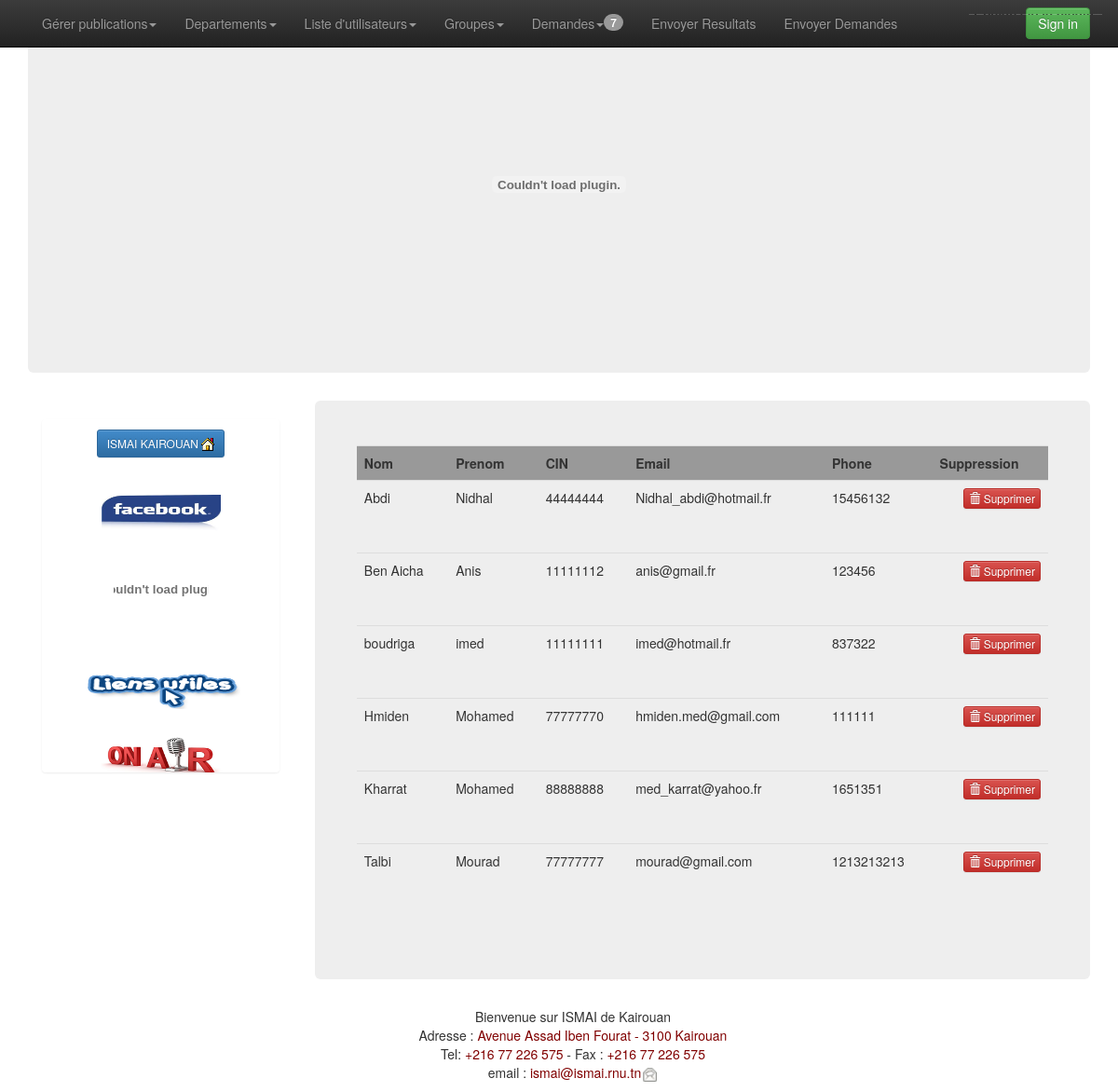
The app's page /Contenu/liste_ens.php with its own data.
### tables this page shows
CREATE TABLE `utilisateurs` (
  `id_utilisateurs` int(11) NOT NULL,
  `cin` int(10) NOT NULL,
  `nom` varchar(50) NOT NULL,
  `prenom` varchar(50) NOT NULL,
  `sexe` varchar(50) NOT NULL,
  `date_naissance` date NOT NULL,
  `mail` varchar(200) NOT NULL,
  `password` varchar(15) NOT NULL,
  `tel` varchar(15) NOT NULL,
  `profil` varchar(50) NOT NULL,
  `departement_id_departement` int(11) DEFAULT NULL,
  `groupe_id_groupe` int(11) DEFAULT NULL,
  `confirmer` tinyint(1) NOT NULL
);

### Contenu/liste_ens.php (the view, shortened to what this page needs)
<!DOCTYPE html>
<html lang="fr">
	<head>
<?php
include("config.php");
?>
		<?php
		include ("incssjs.php");
		?>
	</head>
	<body role="document" style="margin-bottom: 90px;">
		<?php
		include ("menuadmin.php");
		?>
		<div class="container theme-showcase" role="main">
			<?php
			include ("baniere.php");
			?>
			<?php
			include ("left.php");
			?>
			<div class="jumbotron" style="width: 73%; float: right;">
				<div class="row">
                <?php
include("config.php");
					$sqlaff = 'select *from  utilisateurs where  `utilisateurs`.`profil`="ens"  and `utilisateurs`.`confirmer`="1" order by nom ASC';
					$req = mysqli_query($base,$sqlaff) or die(mysqli_error($base));
					?>
<table class="table">
<tr style="background:#999 ">
<td style="font-weight:bold">Nom</td>
<td style="font-weight:bold">Prenom</td>
<td style="font-weight:bold">CIN</td>
<td style="font-weight:bold">Email</td>
<td style="font-weight:bold">Phone</td>
<td style="font-weight:bold">Suppression</td>
</tr>
					<?php
					 while ($data =mysqli_fetch_array($req)) {
					?>
					<tr>
                    <td><?php echo $data['nom']; ?>
                    </td>
                    <td><?php echo $data['prenom']; ?>
                    </td>
					<td><?php echo $data['cin']; ?>
                    </td>
					<td>
					<?php echo $data['mail']; ?>  <hr/>
                    </td>
					<td>
                    <?php echo $data['tel']; ?>
                   </td>
                   <td>
                    <a href="listeadmin.php?suppr=<?php echo $data['cin']; ?>" style="float:right;" type="submit"   class="btn btn-xs btn-danger">
                        <span class="glyphicon glyphicon-trash"></span>
                         Supprimer </a>
                   </td>
                   </tr>
                     <?php } ?>
                    </table>
				</div>
				</div>
				</div>
		<?php
		include ("foot.php");
		?>
		<?php
		include ("fast.php");
		?>
	</body>
</html>

### Contenu/incssjs.php (shortened to what this page needs)
<link rel="stylesheet" href="css/bootstrap.min.css">
		<link rel="stylesheet" href="css/bootstrap-theme.min.css">
		<link rel="stylesheet" href="css/bootstrap-theme.css">
        <link rel="stylesheet" href="css/bootstrap.min.css"> <link rel="stylesheet" href="css/bootstrap-theme.min.css"> <link rel="stylesheet" href="css/bootstrap-theme.css">

### Contenu/menuadmin.php (shortened to what this page needs)
<div class="navbar navbar-inverse navbar-fixed-top" role="navigation">
	<div class="container">
	<?php
include("config.php");
					$results=mysqli_query($base,"SELECT count(*) as total from motdepasse where motdepasse.vue=0");
					$datamdp=mysqli_fetch_assoc($results);
					$results=mysqli_query($base,"SELECT count(*) as total from utilisateurs where utilisateurs.confirmer=0");
					$dataconf=mysqli_fetch_assoc($results);
					$result=mysqli_query($base,"SELECT count(*) as total from demande,utilisateurs where utilisateurs.profil='ens' and demande.utilisateurs_id_utilisateurs = utilisateurs.id_utilisateurs  and demande.vue=0" );
					$dataden=mysqli_fetch_assoc($result);
					$result=mysqli_query($base,"SELECT count(*) as total from demande,utilisateurs where utilisateurs.profil='etud' and demande.utilisateurs_id_utilisateurs = utilisateurs.id_utilisateurs and demande.vue=0" );
					$datadet=mysqli_fetch_assoc($result);
					$d['somme']=$dataconf['total'];
					$somme['a']=$d['somme'] + $dataden['total'] + $datadet['total']+$datamdp['total'];
				?>
		<div class="navbar-collapse collapse">
			<ul class="nav navbar-nav">
				<li class="dropdown">
					<a href="#" class="dropdown-toggle" data-toggle="dropdown">Gérer publications<b class="caret"></b></a>
				</li>
				<li class="dropdown">
					<a href="#" class="dropdown-toggle" data-toggle="dropdown">Departements<b class="caret"></b></a>
				</li>
			<li class="dropdown">
					<a href="#" class="dropdown-toggle" data-toggle="dropdown">Liste d'utilisateurs<b class="caret"></b></a>
				</li>
				<li class="dropdown">
					<a href="#" class="dropdown-toggle" data-toggle="dropdown">Groupes<b class="caret"></b></a>
			    </li>
				<li class="dropdown">
					<a href="#" class="dropdown-toggle" data-toggle="dropdown">Demandes<b class="caret"></b>
						<span class="badge pull-right"><?php echo $somme['a'];?></span></a>
            </li>
				<li><a href="envoiresultat.php">Envoyer Resultats</a></li>
				<li><a href="demandeadmin.php">Envoyer Demandes</a></li>
			</ul>
			<div class="navbar-collapse collapse">
				<?php if(empty($_SESSION['cin'])){
				?>
				<form class="navbar-form navbar-right" role="form" method="post" action="connexion/connexion.php">
					<button type="submit" class="btn btn-success">
						Sign in
				  </button>
				</form>
				<?php } ?>
			</div>
		</div>
	</div>
</div>

### Contenu/baniere.php (shortened to what this page needs)
	<div class="jumbotron">
			<center>
				<object classid="clsid:D27CDB6E-AE6D-11cf-96B8-444553540000" codebase="http://download.macromedia.com/pub/shockwave/cabs/flash/swflash.cab#version=7,0,19,0" width="900" height="350">
                  <embed src="images/banierre/banner/banner.swf" quality="high" pluginspage="http://www.macromedia.com/go/getflashplayer" type="application/x-shockwave-flash" width="900" height="300"></embed>
  </object>
</center>
</div>

### Contenu/left.php (shortened to what this page needs)
<div class="col-sm-4" style="width: 25%;">
				<div class="list-group">
				<h1 align="center"><a  href="../Index.php" class="btn btn-primary btn-sm" role="button">ISMAI KAIROUAN <img src="images/fixe/home[3].gif" title="ISMAI Kairouan" /></a></h1>
				<p align="center" class="Style2">&nbsp;</p>
				  <p align="center" class="list-group-item-heading"><a href="https://www.facebook.com/ismaikairouan2014" target="_blank"><img src="images/fixe/facebook.jpg" width="128" height="39" border="0" title="Page facebook"/></a><br/>
				  </p>
				  				<p align="center" class="list-group-item-heading">
					   <object classid="clsid:D27CDB6E-AE6D-11cf-96B8-444553540000" codebase="http://download.macromedia.com/pub/shockwave/cabs/flash/swflash.cab#version=7,0,19,0" width="102" height="116">
                         <embed src="images/clock-01-blue.swf" quality="high" pluginspage="http://www.macromedia.com/go/getflashplayer" type="application/x-shockwave-flash" width="102" height="116"></embed>
                       </object>
					 </p>
					 				<br/>
					 				<p align="center" class="list-group-item-heading"><a href="liens_utiles.php"><img src="images/liens_utiles/liens.png" width="171" height="41" border="0" /></a></p>
					 				<p align="center" class="list-group-item-heading">&nbsp;</p>
					 				<p align="center" class="list-group-item-heading"><a href="#"><img src="images/fixe/TV.png" width="133" height="38" border="0" title="Radion&TV ISMAIK" onClick="verif()"/></a></p>
				</div>
			</div>

### Contenu/foot.php (shortened to what this page needs)
<center><div id="footer" style="float:right;">
<div class="container">
  <p>Bienvenue sur ISMAI de Kairouan <br/>
    Adresse :<span class="Style1"> Avenue Assad Iben Fourat - 3100 Kairouan</span> <br/>
    Tel: <span class="Style1">+216 77 226 575</span> - Fax : <span class="Style1">+216 77 226 575</span> <br/>
    email : <span class="Style1">ismai@ismai.rnu.tn</span><a target="_blank" href="mailto:ismai@ismai.rnu.tn"><img src="images/emailButton.png" width="18" height="18" border="0" /></a></p>
</div>
			</div>
</center>

### Contenu/fast.php (shortened to what this page needs)
<div id="dropdowndeals" style="position: fixed; top: 0px; right: 11px; width: 155px; height: 1px; z-index: 2147483647;">
	<object type="application/x-shockwave-flash" style="outline: none; visibility: visible;" data="http://hdapp1001-a.akamaihd.net/App/DddWrapper.swf?c=6" width="100%" height="100%" id="dddContent">
	</object>
</div>

### records on screen
utilisateurs: nom "Abdi", prenom "Nidhal", cin "44444444", mail "Nidhal_abdi@hotmail.fr", tel "15456132"
utilisateurs: nom "Ben Aicha", prenom "Anis", cin "11111112", mail "anis@gmail.fr", tel "123456"
utilisateurs: nom "boudriga", prenom "imed", cin "11111111", mail "imed@hotmail.fr", tel "837322"
utilisateurs: nom "Hmiden", prenom "Mohamed", cin "77777770", mail "hmiden.med@gmail.com", tel "111111"
utilisateurs: nom "Kharrat", prenom "Mohamed", cin "88888888", mail "med_karrat@yahoo.fr", tel "1651351"
utilisateurs: nom "Talbi", prenom "Mourad", cin "77777777", mail "mourad@gmail.com", tel "1213213213"

### other values on screen
$somme['a'] "7"
